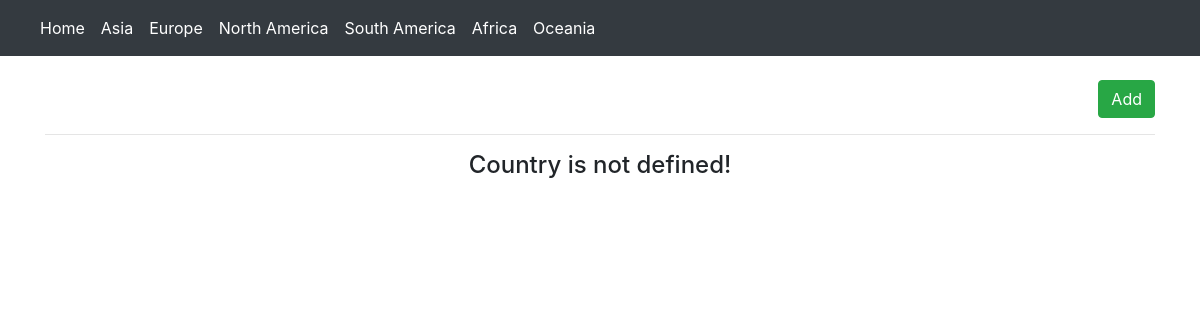
/south-america/, run on an earlier commit of the app's database.
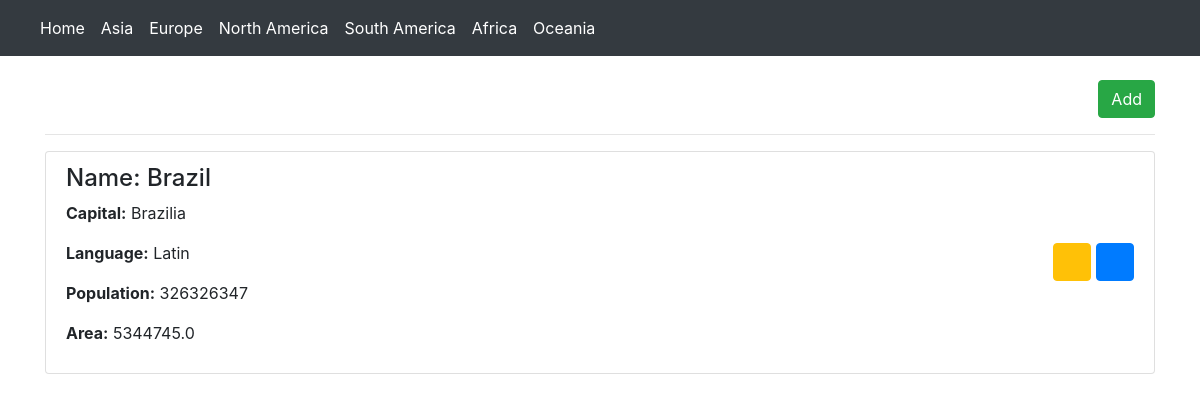
And on a later commit of the database.
### regions/models.py (models this page shows, shortened)
class Country(models.Model):
    continent = models.ForeignKey(Continent, null=True, on_delete=models.CASCADE)
    name = models.CharField(max_length=100, null=True)
    capital = models.CharField(max_length=100, null=True)
    language = models.CharField(max_length=100, null=True)
    population = models.IntegerField(null=True)
    area = models.FloatField(null=True)

### regions/views.py (the view)
# urls.py: path('south-america/', south_america, name='south-america'),
def south_america(request):
    continent = Continent.objects.get(id=5)
    context = {
        'country': continent.country_set.all()
    }
    return render(request, 'south-america.html', context)

### regions/templates/south-america.html
{% extends 'base.html' %}
{% block content %}
    <div class="container">
        <div class="text-right">
            <br>
            <a href="{% url "country_create" %}" class="btn btn-success">Add</a>
            <hr>
        </div>
        <div class="list-group">
            {% for c in country %}
                <div class="list-group-item d-flex align-items-center">
                    <div>
                        <h4>Name: {{ c.name }}</h4>
                        <p><b>Capital:</b> {{ c.capital }}</p>
                        <p><b>Language:</b> {{ c.language }}</p>
                        <p><b>Population:</b> {{ c.population }}</p>
                        <p><b>Area:</b> {{ c.area }}</p>
                    </div>
                    <div class="ml-auto">
                        <a href="{% url "country_update" c.id %}" class="btn btn-warning">
                            <i class="bi bi-pencil text-white"></i>
                        </a>
                        <a href="{% url "country_delete" c.id %}" class="btn btn-primary">
                            <i class="bi bi-trash"></i>
                        </a>
                    </div>
                </div>
            {% empty %}
                <div class="container text-center">
                    <h4>Country is not defined!</h4>
                </div>
            {% endfor %}
        </div>
    </div>
{% endblock %}

What changed in the data, as far as the page shows it:
added Country: name "Brazil", capital "Brazilia", language "Latin", population "326326347", area "5344745.0"
Also different on the page:
text no longer shown: "Country is not defined!"
